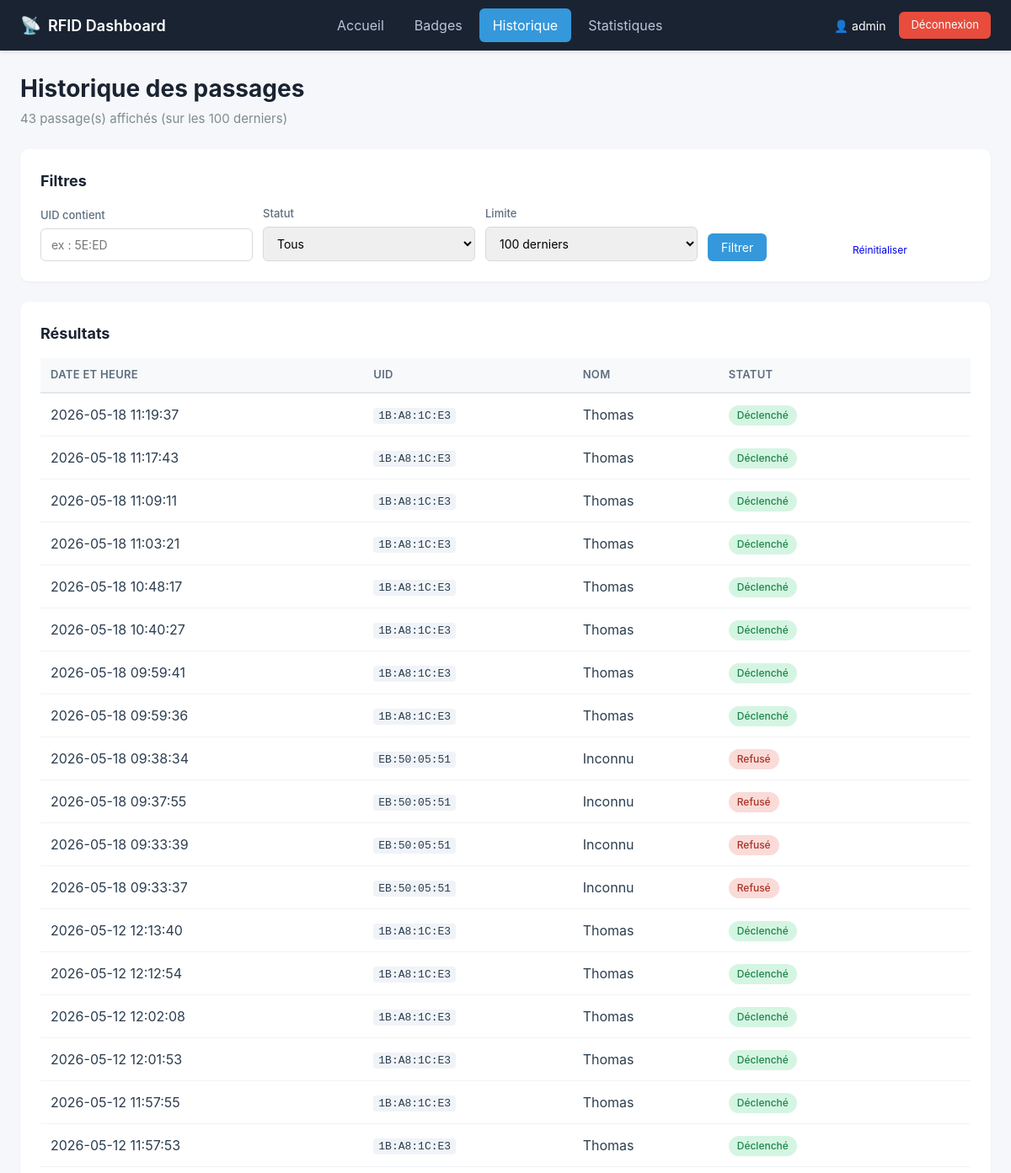
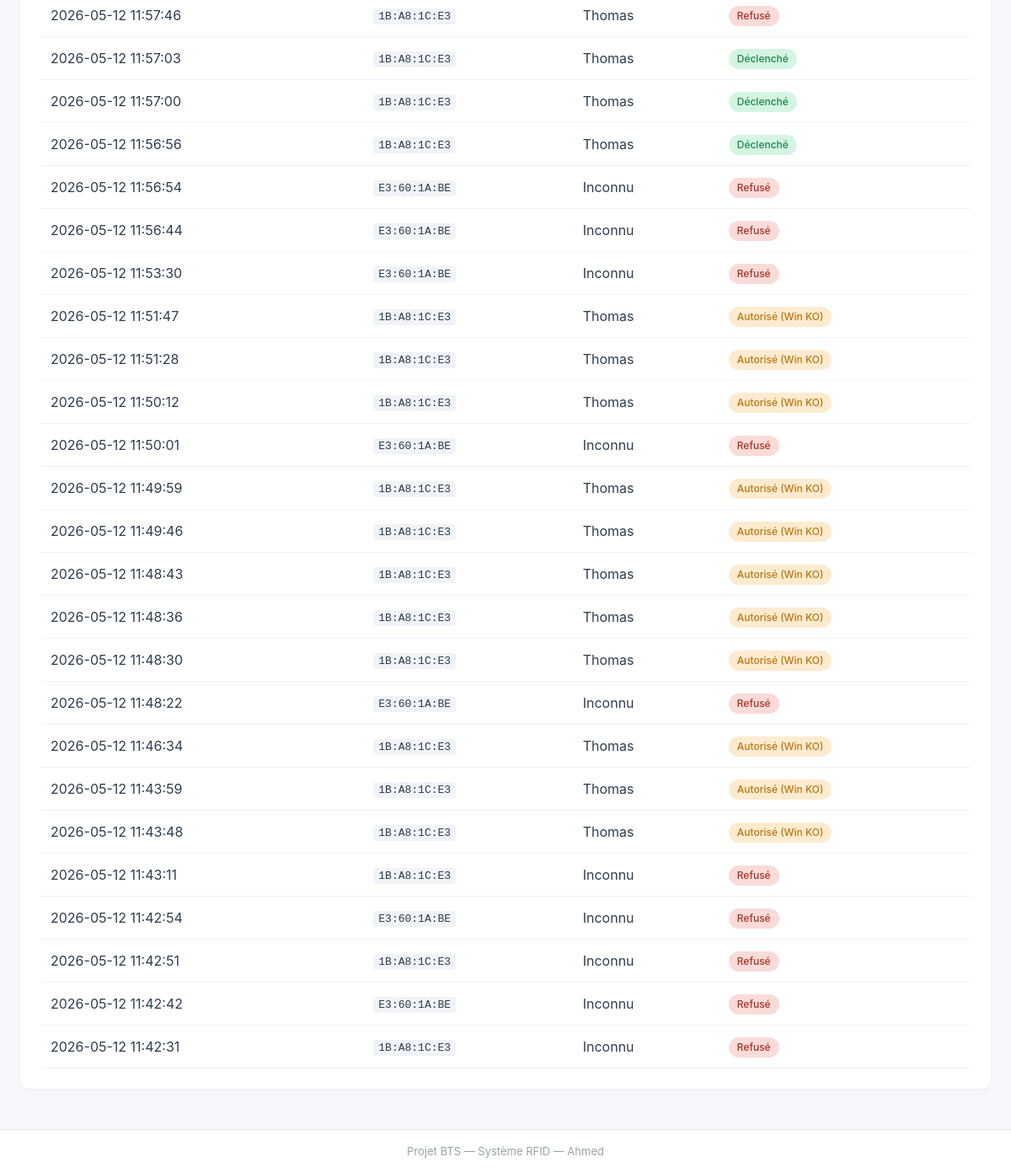
The app's page /historique (signed in) with its own data (2 pictures, top to bottom).
### tables this page shows
CREATE TABLE passages (
                id         INTEGER PRIMARY KEY AUTOINCREMENT,
                timestamp  TIMESTAMP NOT NULL,
                uid        TEXT    NOT NULL,
                nom        TEXT    NOT NULL,
                autorise   INTEGER NOT NULL,
                declenche  INTEGER NOT NULL DEFAULT 0
            );

### server.py (the view)
@app.route("/historique")
@auth.login_required
def historique_page():
    uid_filter = request.args.get("uid", "").strip() or None
    statut_filter = request.args.get("statut", "").strip() or None
    try:
        limit = int(request.args.get("limit", 100))
    except ValueError:
        limit = 100
    passages_rows = db.list_passages(
        limit=limit,
        uid_filter=uid_filter,
        autorise_filter=statut_filter,
    )
    passages_list = [dict(r) for r in passages_rows]
    for p in passages_list:
        p["timestamp"] = str(p["timestamp"])
    return render_template(
        "historique.html",
        passages=passages_list,
        uid_filter=uid_filter,
        statut_filter=statut_filter,
        limit=limit,
    )

### auth.py (called while the page is built)
def utilisateur_connecte() -> bool:
    return "user_id" in session

def login_required(view_func):
    @wraps(view_func)
    def wrapper(*args, **kwargs):
        if not utilisateur_connecte():
            flash("Veuillez vous connecter pour accéder à cette page.", "warning")
            return redirect(url_for("login", next=request.path))
        return view_func(*args, **kwargs)
    return wrapper

### database.py (called while the page is built)
@contextmanager
def get_conn():
    conn = sqlite3.connect(DB_PATH)
    conn.row_factory = sqlite3.Row
    conn.execute("PRAGMA foreign_keys = ON")
    try:
        yield conn
        conn.commit()
    except Exception:
        conn.rollback()
        raise
    finally:
        conn.close()

def list_passages(limit: int = 100, uid_filter: str = None, autorise_filter: str = None):
    query = "SELECT * FROM passages WHERE 1=1"
    params = []
    if uid_filter:
        query += " AND uid LIKE ?"
        params.append(f"%{uid_filter.upper()}%")
    if autorise_filter == "oui":
        query += " AND autorise = 1"
    elif autorise_filter == "non":
        query += " AND autorise = 0"
    query += " ORDER BY timestamp DESC LIMIT ?"
    params.append(limit)
    with get_conn() as conn:
        return conn.execute(query, params).fetchall()

### templates/historique.html (shortened to what this page needs)
{% extends "base.html" %}
{% block content %}
<div class="page-header">
    <h1>Historique des passages</h1>
    <p>{{ passages|length }} passage(s) affichés (sur les {{ limit }} derniers)</p>
</div>
<div class="card">
    <h2>Filtres</h2>
    <form method="GET" action="{{ url_for('historique_page') }}">
        <div class="form-inline">
            <div class="form-group">
                <label>UID contient</label>
                <input type="text" name="uid" value="{{ uid_filter or '' }}" placeholder="ex : 5E:ED">
            </div>
            <div class="form-group">
                <label>Statut</label>
                <select name="statut">
                    <option value="" {% if not statut_filter %}selected{% endif %}>Tous</option>
                </select>
            </div>
            <div class="form-group">
                <label>Limite</label>
                <select name="limit">
                    <option value="100" {% if limit == 100 %}selected{% endif %}>100 derniers</option>
                </select>
            </div>
            <div class="form-group" style="flex: 0;">
                <button type="submit" class="btn btn-primary">Filtrer</button>
            </div>
            <div class="form-group" style="flex: 0;">
                <a href="{{ url_for('historique_page') }}" class="btn btn-small">Réinitialiser</a>
            </div>
        </div>
    </form>
</div>
<div class="card">
    <h2>Résultats</h2>
    {% if passages %}
    <table class="table">
        <thead>
            <tr>
                <th>Date et heure</th>
                <th>UID</th>
                <th>Nom</th>
                <th>Statut</th>
            </tr>
        </thead>
        <tbody>
        {% for p in passages %}
            <tr>
                <td>{{ p.timestamp[:19] }}</td>
                <td><span class="uid">{{ p.uid }}</span></td>
                <td>{{ p.nom }}</td>
                <td>
                    {% if p.declenche %}
                        <span class="badge badge-success">Déclenché</span>
                    {% elif p.autorise %}
                        <span class="badge badge-warning">Autorisé (Win KO)</span>
                    {% else %}
                        <span class="badge badge-danger">Refusé</span>
                    {% endif %}
                </td>
            </tr>
        {% endfor %}
        </tbody>
    </table>
    {% else %}
        <p style="color: #95a5a6; text-align: center; padding: 30px;">
            Aucun passage ne correspond aux filtres.
        </p>
    {% endif %}
</div>
{% endblock %}

### static/style.css (style rules this page uses)
* { box-sizing: border-box; margin: 0; padding: 0; }
body { font-family: -apple-system, BlinkMacSystemFont, "Segoe UI", Roboto, sans-serif; background: #f5f7fa; color: #2c3e50; line-height: 1.5; min-height: 100vh; display: flex; flex-direction: column; }
.page-header { margin-bottom: 24px; }
.page-header h1 { font-size: 28px; color: #1a2332; margin-bottom: 4px; }
.page-header p { color: #7f8c8d; font-size: 15px; }
.card { background: white; padding: 24px; border-radius: 10px; box-shadow: 0 1px 3px rgba(0,0,0,0.05); margin-bottom: 24px; }
.card h2 { font-size: 18px; color: #1a2332; margin-bottom: 16px; }
.table { width: 100%; border-collapse: collapse; }
.table th { text-align: left; padding: 10px 12px; background: #f8f9fb; color: #5d6d7e; font-size: 13px; font-weight: 600; text-transform: uppercase; letter-spacing: 0.3px; border-bottom: 2px solid #e1e8ed; }
.table td { padding: 12px; border-bottom: 1px solid #f0f3f7; }
.table .uid { font-family: "Courier New", monospace; font-size: 13px; background: #f0f3f7; padding: 2px 6px; border-radius: 4px; }
.badge { display: inline-block; padding: 3px 10px; border-radius: 12px; font-size: 12px; font-weight: 500; }
.badge-success { background: #d5f5e3; color: #1e8449; }
.badge-danger { background: #fadbd8; color: #a93226; }
.badge-warning { background: #fdebd0; color: #b9770e; }
.btn { display: inline-block; padding: 8px 16px; border-radius: 6px; border: none; font-size: 14px; cursor: pointer; text-decoration: none; transition: all 0.2s; font-family: inherit; }
.btn-primary { background: #3498db; color: white; }
.btn-small { padding: 4px 10px; font-size: 12px; }
.form-group { margin-bottom: 16px; }
.form-group label { display: block; margin-bottom: 6px; font-size: 13px; color: #5d6d7e; font-weight: 500; }
.form-group input[type="text"], .form-group input[type="password"], .form-group textarea, .form-group select { width: 100%; padding: 10px 12px; border: 1px solid #d5dbdb; border-radius: 6px; font-size: 14px; font-family: inherit; transition: border-color 0.2s; }
.form-inline { display: flex; gap: 12px; align-items: flex-end; flex-wrap: wrap; }
.form-inline .form-group { margin-bottom: 0; flex: 1; min-width: 150px; }

### records on screen
passages: timestamp "2026-05-18 11:19:37", uid "1B:A8:1C:E3", nom "Thomas", declenche "Déclenché"
passages: timestamp "2026-05-18 11:17:43", uid "1B:A8:1C:E3", nom "Thomas", declenche "Déclenché"
passages: timestamp "2026-05-18 11:09:11", uid "1B:A8:1C:E3", nom "Thomas", declenche "Déclenché"
passages: timestamp "2026-05-18 11:03:21", uid "1B:A8:1C:E3", nom "Thomas", declenche "Déclenché"
passages: timestamp "2026-05-18 10:48:17", uid "1B:A8:1C:E3", nom "Thomas", declenche "Déclenché"
passages: timestamp "2026-05-18 10:40:27", uid "1B:A8:1C:E3", nom "Thomas", declenche "Déclenché"
passages: timestamp "2026-05-18 09:59:41", uid "1B:A8:1C:E3", nom "Thomas", declenche "Déclenché"
passages: timestamp "2026-05-18 09:59:36", uid "1B:A8:1C:E3", nom "Thomas", declenche "Déclenché"
passages: timestamp "2026-05-18 09:38:34", uid "EB:50:05:51", nom "Inconnu", declenche "Refusé"
passages: timestamp "2026-05-18 09:37:55", uid "EB:50:05:51", nom "Inconnu", declenche "Refusé"
passages: timestamp "2026-05-18 09:33:39", uid "EB:50:05:51", nom "Inconnu", declenche "Refusé"
passages: timestamp "2026-05-18 09:33:37", uid "EB:50:05:51", nom "Inconnu", declenche "Refusé"
passages: timestamp "2026-05-12 12:13:40", uid "1B:A8:1C:E3", nom "Thomas", declenche "Déclenché"
passages: timestamp "2026-05-12 12:12:54", uid "1B:A8:1C:E3", nom "Thomas", declenche "Déclenché"
passages: timestamp "2026-05-12 12:02:08", uid "1B:A8:1C:E3", nom "Thomas", declenche "Déclenché"
passages: timestamp "2026-05-12 12:01:53", uid "1B:A8:1C:E3", nom "Thomas", declenche "Déclenché"
passages: timestamp "2026-05-12 11:57:55", uid "1B:A8:1C:E3", nom "Thomas", declenche "Déclenché"
passages: timestamp "2026-05-12 11:57:53", uid "1B:A8:1C:E3", nom "Thomas", declenche "Déclenché"
passages: timestamp "2026-05-12 11:57:46", uid "1B:A8:1C:E3", nom "Thomas", declenche "Refusé"
passages: timestamp "2026-05-12 11:57:03", uid "1B:A8:1C:E3", nom "Thomas", declenche "Déclenché"
passages: timestamp "2026-05-12 11:57:00", uid "1B:A8:1C:E3", nom "Thomas", declenche "Déclenché"
passages: timestamp "2026-05-12 11:56:56", uid "1B:A8:1C:E3", nom "Thomas", declenche "Déclenché"
passages: timestamp "2026-05-12 11:56:54", uid "E3:60:1A:BE", nom "Inconnu", declenche "Refusé"
passages: timestamp "2026-05-12 11:56:44", uid "E3:60:1A:BE", nom "Inconnu", declenche "Refusé"
passages: timestamp "2026-05-12 11:53:30", uid "E3:60:1A:BE", nom "Inconnu", declenche "Refusé"
passages: timestamp "2026-05-12 11:51:47", uid "1B:A8:1C:E3", nom "Thomas", declenche "Autorisé (Win KO)"
passages: timestamp "2026-05-12 11:51:28", uid "1B:A8:1C:E3", nom "Thomas", declenche "Autorisé (Win KO)"
passages: timestamp "2026-05-12 11:50:12", uid "1B:A8:1C:E3", nom "Thomas", declenche "Autorisé (Win KO)"
passages: timestamp "2026-05-12 11:50:01", uid "E3:60:1A:BE", nom "Inconnu", declenche "Refusé"
passages: timestamp "2026-05-12 11:49:59", uid "1B:A8:1C:E3", nom "Thomas", declenche "Autorisé (Win KO)"
passages: timestamp "2026-05-12 11:49:46", uid "1B:A8:1C:E3", nom "Thomas", declenche "Autorisé (Win KO)"
passages: timestamp "2026-05-12 11:48:43", uid "1B:A8:1C:E3", nom "Thomas", declenche "Autorisé (Win KO)"
passages: timestamp "2026-05-12 11:48:36", uid "1B:A8:1C:E3", nom "Thomas", declenche "Autorisé (Win KO)"
passages: timestamp "2026-05-12 11:48:30", uid "1B:A8:1C:E3", nom "Thomas", declenche "Autorisé (Win KO)"
passages: timestamp "2026-05-12 11:48:22", uid "E3:60:1A:BE", nom "Inconnu", declenche "Refusé"
passages: timestamp "2026-05-12 11:46:34", uid "1B:A8:1C:E3", nom "Thomas", declenche "Autorisé (Win KO)"
passages: timestamp "2026-05-12 11:43:59", uid "1B:A8:1C:E3", nom "Thomas", declenche "Autorisé (Win KO)"
passages: timestamp "2026-05-12 11:43:48", uid "1B:A8:1C:E3", nom "Thomas", declenche "Autorisé (Win KO)"
passages: timestamp "2026-05-12 11:43:11", uid "1B:A8:1C:E3", nom "Inconnu", declenche "Refusé"
passages: timestamp "2026-05-12 11:42:54", uid "E3:60:1A:BE", nom "Inconnu", declenche "Refusé"
passages: timestamp "2026-05-12 11:42:51", uid "1B:A8:1C:E3", nom "Inconnu", declenche "Refusé"
passages: timestamp "2026-05-12 11:42:42", uid "E3:60:1A:BE", nom "Inconnu", declenche "Refusé"
passages: timestamp "2026-05-12 11:42:31", uid "1B:A8:1C:E3", nom "Inconnu", declenche "Refusé"

### other values on screen
{{ session.username }} "admin"
{{ passages|length }} "43"
{{ limit }} "100"
